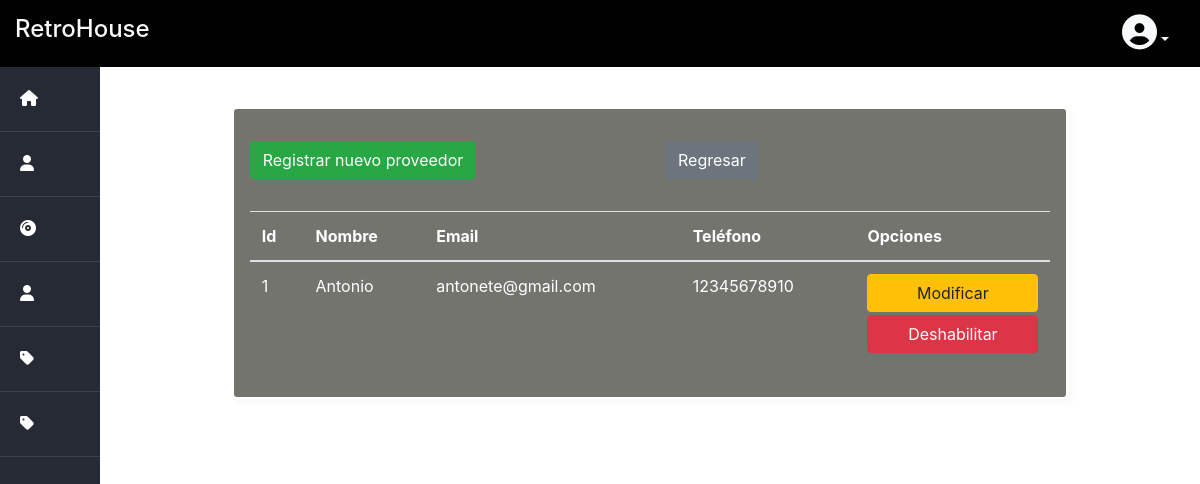
Page /Admin/proveedoresAdmin.php (signed in) on the committed database.
### tables this page shows
CREATE TABLE IF NOT EXISTS `proveedor`(
	`idProveedor` INT NOT NULL AUTO_INCREMENT,
    `nombreProveedor` VARCHAR(50) NOT NULL,
    `correoProveedor` VARCHAR(100) NOT NULL,
    `telefonoProveedor` VARCHAR(15) NOT NULL,
    `estado` INT NOT NULL,
    PRIMARY KEY (`idProveedor`)
);

### Admin/proveedoresAdmin.php (the view, shortened to what this page needs)
<!DOCTYPE html>
<?php
    require '../Database/databaseConn.php';
?>
<!DOCTYPE html>
<html lang="en">
<head>
    <link rel="stylesheet" href="https://cdn.jsdelivr.net/npm/bootstrap@4.5.3/dist/css/bootstrap.min.css">
    <link rel="stylesheet" type="text/css" href="https://cdn.datatables.net/1.13.3/css/dataTables.bootstrap5.min.css">
    <link rel="stylesheet" href="../css/dashboard.css">
</head>
<body>
    <?php
        if(isset($_SESSION['user_rol']) && $_SESSION['user_rol'] == 1){
            $consulta = $conn->prepare("SELECT * FROM proveedor");
            $consulta->execute();
            $inventario = $consulta->fetchAll(PDO::FETCH_ASSOC);
        }else{
            echo "
            <script>
                alert('No tienes permisos.');
                window.location='../Landing/index.php';
            </script";
        }
    ?>
    <div class="container-fluid">
        <div class="row justify-content-center align-content-center">
            <div class="col-8 barra">
                <a href="../Landing/index.php"><h4 class="text-light">RetroHouse</h4></a>
            </div>
            <div class="col-4 text-right barra">
                <ul class="navbar-nav mr-auto">
                    <li>
                        <?php
                        if(!empty($_SESSION['imagenPerfil'])){
                            echo '<a href="#" class="px-3 text-light perfil dropdown-toggle" id="navbarDropdown" role="button" data-toggle="dropdown" aria-haspopup="true" aria-expanded="false"><img width="40" height="40" style="clip-path: circle(50% at 50% 50%);" src="../usuario/imagenUsuario/'.$_SESSION['imagenPerfil'].'" id="user_image"></a>';
                        }else{
                            echo'<a href="#" class="px-3 text-light perfil dropdown-toggle" id="navbarDropdown" role="button" data-toggle="dropdown" aria-haspopup="true" aria-expanded="false"><i class="fas fa-user-circle user"></i></a>';
                        }
                        ?>
                    </li>
                </ul>
            </div>
        </div>
    </div>
    <div class="container-fluid">
        <div class="row">
            <div class="barra-lateral col-12 col-sm-1">
                <nav class="menu d-flex d-sm-block justify-content-center flex-wrap">
                    <a href="../Admin/dashboard.php"><i class="fas fa-home"></i><span>Inicio</span></a>
                    <a href="../Admin/modUsuario.php"><i class="fas fa-user"></i><span>Usuarios</span></a>
                    <a href="../Admin/productoAdmin.php"><i class="fas fa-compact-disc"></i><span>Productos</span></a>
                    <a href="../Admin/proveedoresAdmin.php"><i class="fas fa-user"></i><span>Proveedores</span></a>
                    <a href="../Admin/comprasAdmin.php"><i class="fas fa-tag"></i><span>Compras</span></a>
                    <a href="../Admin/ventasAdmin.php"><i class="fas fa-tag"></i><span>Ventas</span></a>
                </nav>
            </div>
            <main class="main col">
                <div class="row justify-content-center align-content-center" style="color: #fff">
                    <div class="columna col-lg-10">
        <div class="tablas p-3">
        <div class="row">
            <div class="col d-grid gap-2">
                <button class="btn btn-success my-3" onclick="window.location='registrarProveedor.php'">Registrar nuevo proveedor</button>
            </div>
            <div class="col d-grid gap-2">
                <button class="btn btn-secondary my-3" onclick="window.location='../Landing/index.php'">Regresar</button>
            </div>
        </div>
            <table id="proveedores" class="table my-3" style="color:#fff;">
                <thead>
                    <tr>
                        <th>Id</th>
                        <th>Nombre</th>
                        <th>Email</th>
                        <th>Teléfono</th>
                        <th>Opciones</th>
                    </tr>
                </thead>
                <tbody>
                    <?php
                        foreach($inventario as $x => $x_value){
                            if($x_value['estado'] == 1){
                                echo "
                                <tr>
                                    <td>".$x_value['idProveedor']."</td>
                                    <td>".$x_value['nombreProveedor']."</td>
                                    <td>".$x_value['correoProveedor']."</td>
                                    <td>".$x_value['telefonoProveedor']."</td>
                                    <td>
                                        <form action='modificarProveedor.php' method='POST'>
                                            <input type='number' name='idProveedor' value='".$x_value['idProveedor']."'hidden>
                                            <button class= 'btn btn-warning' type='submit' style=' width: 100%; margin-bottom: 2%;'>Modificar</button>
                                        </form>
                                        <form action='eliminarConfirmar.php' method='POST'>
                                            <input type='number' name='idProveedor' value='".$x_value['idProveedor']."' hidden>
                                            <button class= 'btn btn-danger' type='submit' style=' width: 100%;'>Deshabilitar</button>
                                        </form>
                                    </td>
                                </tr>
                                ";
                            }
                        }
                    ?>
                </tbody>
            </table>
        </div>
                    </div>
                </div>
            </main>
        </div>
    </div>
</body>
</html>

### css/dashboard.css (style rules this page uses)
body { background-image: url(../images/Fondo.png); background-repeat: no-repeat; background-attachment:fixed; background-size: cover; }
.barra { background: #000; padding-top: 15px; padding-bottom: 15px; margin: 0; }
.user { font-size: 35px; }
.tablas { color: #fff; background: rgba(24, 24, 16, .6); border-radius: 5px; backdrop-filter: blur(30px); border: 2px solid rgba(255, 255, 255, 0.05); background-clip: padding-box; box-shadow: 5px 5px 5px rgba(46, 54, 68, 0.03); padding:5px; margin-bottom:8px; }
.barra-lateral { background: #262a34; color: #fff; min-width: 200px; min-height: 100vh; padding: 0; }
.barra-lateral a { color: #fff; }
.barra-lateral .menu a { display: block; padding: 20px; font-family: Roboto, sans-serif; font-weight: 500; border-bottom: 1px solid rgba(255, 255, 255, .1); }
.barra-lateral .menu { border-top: 5px transparent; }
.barra-lateral .menu a i { margin-right: 20px; }
.main { padding-top: 40px; }
.main .columna { padding-left: 40px; padding-right: 40px; }
@media screen and (max-width:1300px) { .barra-lateral { min-width: auto; } }
@media screen and (max-width:1300px) { .barra-lateral .menu a i { margin: 0; } }
@media screen and (max-width:1300px) { .barra { min-width: auto; } }
.menu { border-top: 5px #fff solid; }

### rows in the picture
proveedor: idProveedor "1", nombreProveedor "Antonio", correoProveedor "antonete@gmail.com", telefonoProveedor "12345678910"
